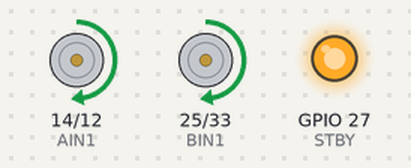
Recording of a sketch running on a simulated ESP32. Shown: motor-driver pin pairs drawn as motors (green arrow = first pin HIGH = forward, orange = second pin HIGH = backward, longer = more drive, scaled by the enable pin, stopped while the standby pin is LOW), output pins drawn as LEDs (lit = HIGH).

Above: at 1.0 s.
At 3.0 s:
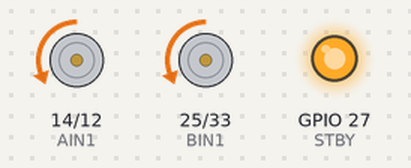
At 5.0 s:
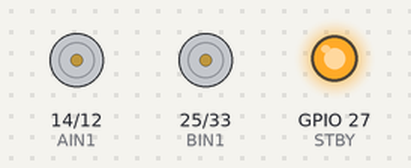
Timing chart, 0 to 7.8 s (numbered marks = the images above):
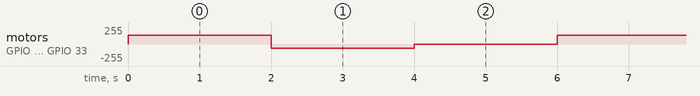

The sketch:

two_motor_test.ino
```cpp
#include <Arduino.h>

// Define pin connections for Motor A
#define STBY 27   // Standby pin
#define PWMA 13   // PWM control for Motor A speed
#define AIN1 14   // Control pin 1 for Motor A direction
#define AIN2 12   // Control pin 2 for Motor A direction

// Define pin connections for Motor B
#define PWMB 26   // PWM control for Motor B speed
#define BIN1 25   // Control pin 1 for Motor B direction
#define BIN2 33   // Control pin 2 for Motor B direction

void setup() {
  // Set control pins as outputs for Motor A
  pinMode(STBY, OUTPUT);
  pinMode(PWMA, OUTPUT);
  pinMode(AIN1, OUTPUT);
  pinMode(AIN2, OUTPUT);

  // Set control pins as outputs for Motor B
  pinMode(PWMB, OUTPUT);
  pinMode(BIN1, OUTPUT);
  pinMode(BIN2, OUTPUT);

  // Ensure the motor driver is out of standby mode
  digitalWrite(STBY, HIGH);
}

void loop() {
  // Move Motor A forward at half speed
  digitalWrite(AIN1, HIGH);
  digitalWrite(AIN2, LOW);
  analogWrite(PWMA, 128);  // PWM range is 0-255

  // Move Motor B forward at half speed
  digitalWrite(BIN1, HIGH);
  digitalWrite(BIN2, LOW);
  analogWrite(PWMB, 128);  // PWM range is 0-255

  delay(2000);  // Run motors for 2 seconds

  // Move Motor A backward at quarter speed
  digitalWrite(AIN1, LOW);
  digitalWrite(AIN2, HIGH);
  analogWrite(PWMA, 64);  // PWM range is 0-255

  // Move Motor B backward at quarter speed
  digitalWrite(BIN1, LOW);
  digitalWrite(BIN2, HIGH);
  analogWrite(PWMB, 64);  // PWM range is 0-255

  delay(2000);  // Run motors for 2 seconds

  // Stop both motors
  analogWrite(PWMA, 0);
  analogWrite(PWMB, 0);
  delay(2000);  // Stop for 2 seconds
}
```

Measured:
- by itself, motor on GPIO 14 (AIN1) / GPIO 12 (AIN2), motor on GPIO 25 (BIN1) / GPIO 33 (BIN2): repeats every 6.0 s: backward 64/255 2.0 s, stopped 2.0 s, forward 128/255 2.0 s
